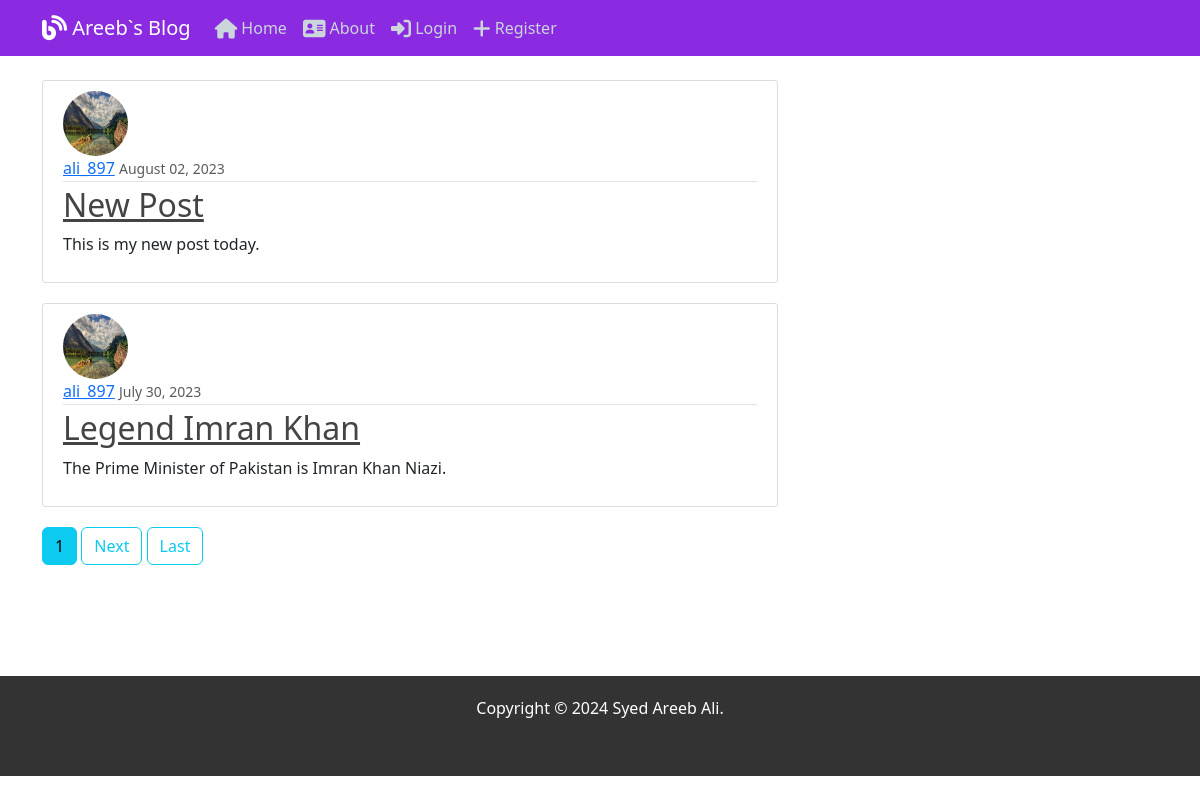
The page / on the database its author committed.
### blog/models.py (models this page shows, shortened)
class Post(models.Model):
    title = models.CharField(max_length=100)
    content = models.TextField()
    date_posted = models.DateTimeField(default=timezone.now)
    author = models.ForeignKey(User, on_delete=models.CASCADE)

### users/models.py (models this page shows, shortened)
class Profile(models.Model):
   user = models.OneToOneField(User, on_delete=models.CASCADE)
   image = models.ImageField( default='default.jpg', upload_to='profile_pics')

### blog/views.py (the view)
# urls.py: path('', PostListView.as_view(), name='blog-home'),
class PostListView(ListView):
    model = Post
    template_name = 'blog/home.html'
    context_object_name = 'posts'
    ordering = ['-date_posted']
    paginate_by = 2

### blog/templates/blog/home.html (shortened to what this page needs)
{% extends  'blog/base.html'%}
{% block content %}
{% for post in posts %}
<article class="media content-section" >
  <img class="rounded-circle article-img" src="{{post.author.profile.image.url}}">
    <div class="media-body" >
      <div class="article-metadata" >
        <a class="mr-2" href="{% url 'user-posts' post.author.username %}">{{ post.author }}</a>
        <small class="text-muted">{{ post.date_posted| date:"F d, Y"}}</small>
      </div>
      <h2><a class="article-title" href="{% url 'post-detail'  post.id %}">{{ post.title }}</a></h2>
      <p class="article-content">{{ post.content }}</p>
    </div>
  </article>
{% endfor%}
    {% if is_paginated %}
       {% for num in page_obj.paginator.page_range %}
        {% if page_obj.number == num %}
         <a class="btn btn-info mb-4" href="?page={{num}}">{{num}}</a>
        {% elif num > page_obj.number|add:'-3' and num < page_obj.number|add:'-3' %}
         <a class="btn btn-outline-info mb-4" href="?page={{num}}">{{num}}</a>
        {% endif %}
       {% endfor %}
       {% if page_obj.has_next %}
        <a class="btn btn-outline-info mb-4" href="?page{{ page_obj.next_page_number}}">Next</a>
        <a class="btn btn-outline-info mb-4" href="?page={{page_obj.paginator.num_pages }}">Last</a>
       {% endif %}
    {% endif %}
{% endblock content %}

### blog/templates/blog/base.html (shortened to what this page needs)
{% load static %}
<!DOCTYPE html>
<html lang="en">
<head>
    <link rel="stylesheet" type="text/css" href="{% static 'blog/main.css' %}">
    <link rel="stylesheet" href="https://cdnjs.cloudflare.com/ajax/libs/font-awesome/6.1.1/css/all.min.css">
    <link rel="stylesheet" href="https://cdn.jsdelivr.net/npm/bootstrap@5.3.0/dist/css/bootstrap.min.css">
</head>
<body style="padding-top: 80px;">
    <header class="site-header">
        <nav class="navbar navbar-expand-md navbar-dark bg-steel fixed-top">
            <div class="container">
              <a class="navbar-brand mr-4" href="/"><i class="fa-solid fa-blog fa-lg"></i> Areeb`s Blog</a>
              <div class="collapse navbar-collapse" id="navbarToggle">
                <div class="navbar-nav mr-auto">
                  <a class="nav-item nav-link" href="{% url 'blog-home'%}"><i class="fa-solid fa-house fa-lg"></i> Home</a>
                  <a class="nav-item nav-link" href="{% url 'blog-about'%}"><i class="fa-solid fa-address-card fa-lg"></i> About</a>
                </div>
                <div class="navbar-nav">
                  {% if user.is_authenticated %}
                  <a class="nav-item nav-link" href="{% url 'post-create' %}"><i class="fa-solid fa-plus fa-lg"></i> New Post</a>
                  <a class="nav-item nav-link" href="{% url 'profile' %}"><i class="fa-solid fa-user fa-lg"></i> Profile</a>
                    <a class="nav-item nav-link" href="{% url 'logout' %}"><i class="fa-solid fa-right-from-bracket fa-lg"></i> Logout</a>
                  {% else %}
                    <a class="nav-item nav-link" href="{% url 'login' %}"><i class="fa-solid fa-right-to-bracket fa-lg"></i> Login</a>
                    <a class="nav-item nav-link" href="{% url 'register' %}"><i class="fa-solid fa-plus fa-lg"></i> Register</a>
                  {% endif %}
                </div>
              </div>
            </div>
          </nav>
    </header>
    <main role="main" class="container">
        <div class="row">
            <div class="col-md-8" >
                {% block content %}
                {% endblock %}
            </div>
        </div>
    </main>
    <footer class=" sticky-footer mt-auto mb-4" style"position: fixed; left: 0; bottom: 0; width: 100%;">
      <div class="text-center">
        <span>
          Copyright &copy; <script>document.write(new Date().getFullYear())</script> Syed Areeb Ali.
        </span>
      </div>
    </footer>
</body>
</html>

### blog/static/blog/main.css (style rules this page uses)
body { background: #fafafa; color: #333333; margin-top: 5rem; }
h1, h2, h3, h4, h5, h6 { color: #444444; }
.bg-steel { background-color: blueviolet; }
.site-header .navbar-nav .nav-link { color: #cbd5db; }
.content-section { background: #ffffff; padding: 10px 20px; border: 1px solid #dddddd; border-radius: 3px; margin-bottom: 20px; }
.article-title { color: #444444; }
.article-content { white-space: pre-line; }
.article-img { height: 65px; width: 65px; margin-right: 16px; }
.article-metadata { padding-bottom: 1px; margin-bottom: 4px; border-bottom: 1px solid #e3e3e3 }
footer { background-color: #333; color: #fff; text-align: center; padding: 20px; }
.sticky-footer { position: fixed; left: 0; bottom: 0; width: 100%; height: 100px; }

### rows shown on the page
Post: author.profile.image (picture), author "ali_897", date_posted "August 02, 2023", title "New Post", content "This is my new post today."
Post: author.profile.image (picture), author "ali_897", date_posted "July 30, 2023", title "Legend Imran Khan", content "The Prime Minister of Pakistan is Imran Khan Niazi."

### other values the page prints
{{ num }} "1"
